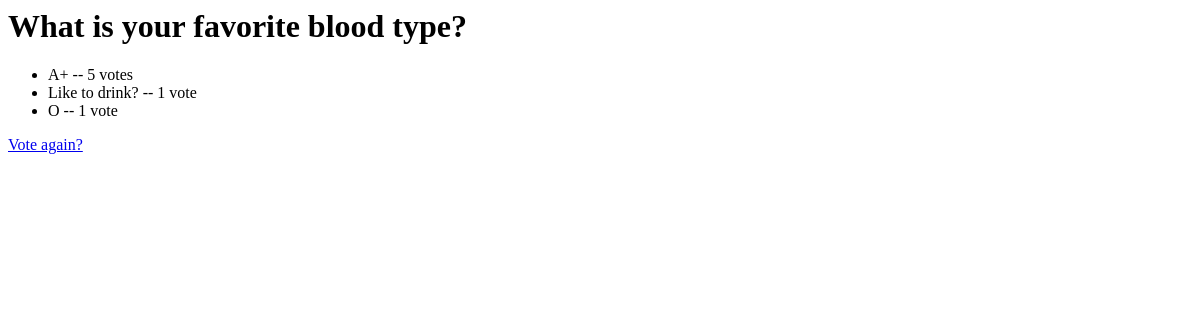
The page /polls/2/results/ on the database as committed earlier.
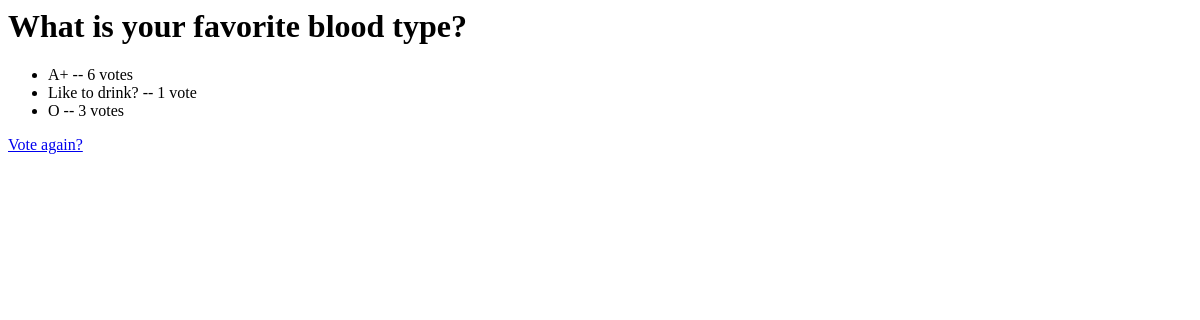
The same page on the database as committed later.
### polls/models.py (models this page shows, shortened)
@python_2_unicode_compatible
class Choice(models.Model):
	question = models.ForeignKey(Question, on_delete=models.CASCADE)
	choice_text = models.CharField(max_length=200)
	votes = models.IntegerField(default=0)

### polls/views.py (the view)
# urls.py: url(r'^(?P<pk>[0-9]+)/results/$', views.ResultsView.as_view(), name='results'),
class ResultsView(generic.DetailView):
	model = Question
	template_name = 'polls/results.html'

### polls/templates/polls/results.html
<h1>{{ question.question_text}}</h1>
<ul>
{% for choice in question.choice_set.all %}
	<li>{{ choice.choice_text }} -- {{ choice.votes }} vote{{ choice.votes | pluralize }}</li>
{% endfor %}
</ul>
<a href="{% url 'polls:detail' question.id}">Vote again?</a>

Rows that differ between the two databases and show on the page:
changed Choice (number 1 of 3 on the later page): votes "5" → "6"
changed Choice (number 3 of 3 on the later page): votes "1" → "3"; votes|pluralize (not shown) → "s"
